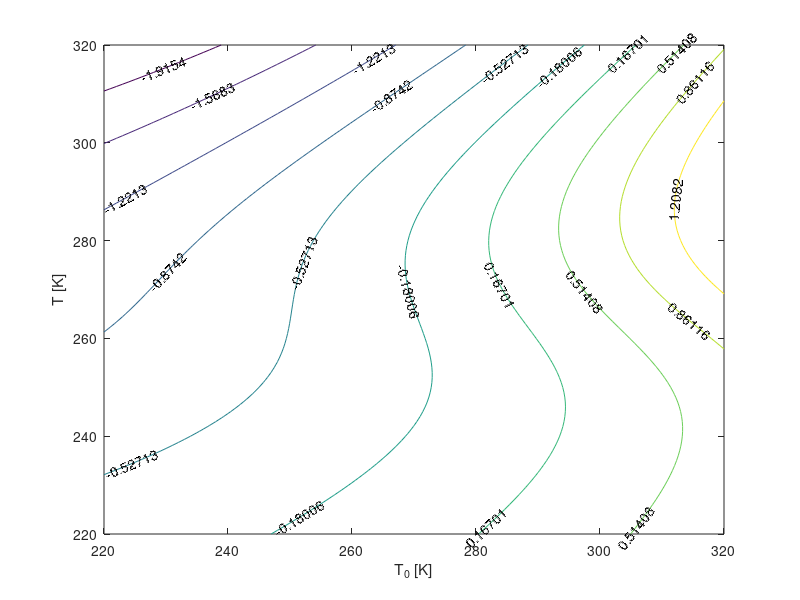

Recreate this plot in MATLAB.
% Homework one: climate feedback
sigma = 5.67.*10.^-8;
F0 = 1367;
%T0 = (F0./(4.*sigma)).^(1/4);
%A = 0.30;
tao = 0.63;
epsilon = 1/(1+tao);
Cp = 1000;
P = 10^5;
g = 10;
C = Cp.*P./g;
T0 = 220:1:320;
    F1 = T0.^4;
T = 220:1:320;
    F2 = epsilon.*T.^4;    
    
Z = ones(101,101);
for i = 1 : 101
    for j = 1 : 101
        Z(i,j) = F1(j).*(1-(0.47-0.25.*tanh((T(i)-268)./23)))-F2(i);
    end
end
%Z = tao/C.*(T0.^4.*(1-A)-epsilon.*T.^4);
Y = sigma/C.*Z.*60.*60.*24;
[M,h] = contour(T0,T,Y)
clabel(M,h)
xlabel('T_0 [K]')
ylabel('T [K]')